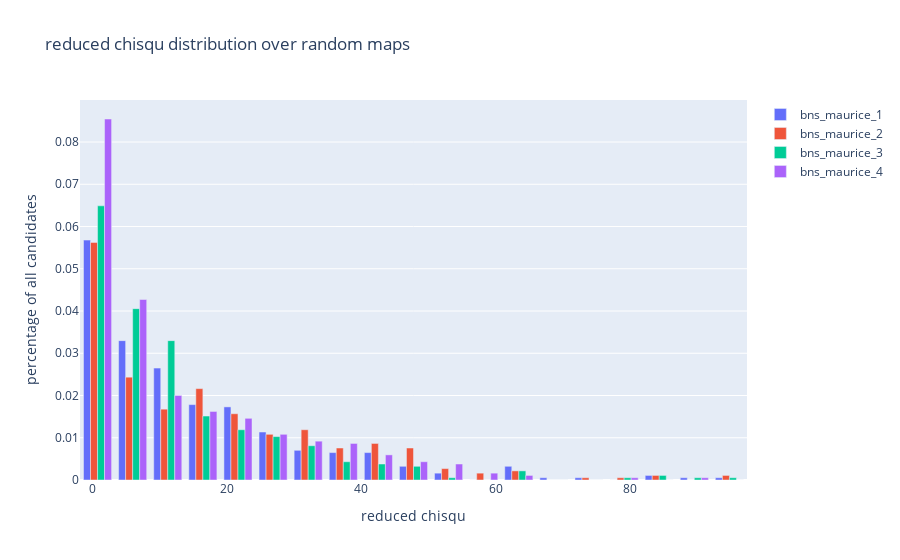

The cell this chart's notebook holds for it:
### Code cell
keys = list(pos_df_dict.keys())
key = keys[0]

fig = go.Figure()

max_red_chisq = 100
n_bins = 20
bins = np.linspace(0.8, max_red_chisq, n_bins)
print("bins:", bins)


for key in keys[:]:

    total_number = len(pos_df_dict[key])
    print(f"% entries with fit:", key, ": ", total_number / total_entries)
    above_0_ndof = len(pos_df_dict[key][pos_df_dict[key]["ndof"] > 0])
    percentage_above_0_ndof = above_0_ndof / total_entries * 100
    print("ndof > 0:", above_0_ndof,"is",  percentage_above_0_ndof, "%")

    tmp_data = pos_df_dict[key].copy()[np.logical_and(pos_df_dict[key]["chisq"] <= max_red_chisq, pos_df_dict[key]["chisq"] >= 0.8) ]

    tmp_hist = np.histogram(tmp_data["red_chisqu"], bins=bins)
    #print(tmp_hist)

    fig.add_trace(go.Bar(x=bins, y = tmp_hist[0]/len(pos_df_dict[key]), name=key))
    #fig.add_trace(go.Histogram(x=tmp_data["chisq"], name=key))
fig.update_layout({"xaxis_title": "reduced chisqu",
                   "yaxis_title": "percentage of all candidates",
                   "title": "reduced chisqu distribution over random maps"})
fig.show()

### Figure 1 — Plotly figure (JSON) as saved in the notebook; plotly's stock layout.template omitted (floating-point values rounded to 4 significant figures)
{"data": [{"name": "bns_maurice_1", "type": "bar", "x": [0.8, 6.021, 11.24, 16.46, 21.68, 26.91, 32.13, 37.35, 42.57, 47.79, 53.01, 58.23, 63.45, 68.67, 73.89, 79.12, 84.34, 89.56, 94.78, 100], "y": [0.05679, 0.03299, 0.0265, 0.01785, 0.01731, 0.01136, 0.007031, 0.00649, 0.00649, 0.003245, 0.001622, 0, 0.003245, 0.0005408, 0.0005408, 0, 0.001082, 0.0005408, 0.0005408]}, {"name": "bns_maurice_2", "type": "bar", "x": [0.8, 6.021, 11.24, 16.46, 21.68, 26.91, 32.13, 37.35, 42.57, 47.79, 53.01, 58.23, 63.45, 68.67, 73.89, 79.12, 84.34, 89.56, 94.78, 100], "y": [0.05625, 0.02434, 0.01677, 0.02163, 0.01568, 0.01082, 0.0119, 0.007572, 0.008653, 0.007572, 0.002704, 0.001622, 0.002163, 0, 0.0005408, 0.0005408, 0.001082, 0, 0.001082]}, {"name": "bns_maurice_3", "type": "bar", "x": [0.8, 6.021, 11.24, 16.46, 21.68, 26.91, 32.13, 37.35, 42.57, 47.79, 53.01, 58.23, 63.45, 68.67, 73.89, 79.12, 84.34, 89.56, 94.78, 100], "y": [0.0649, 0.04056, 0.03299, 0.01514, 0.0119, 0.01028, 0.008112, 0.004327, 0.003786, 0.003245, 0.0005408, 0, 0.002163, 0, 0, 0.0005408, 0.001082, 0.0005408, 0.0005408]}, {"name": "bns_maurice_4", "type": "bar", "x": [0.8, 6.021, 11.24, 16.46, 21.68, 26.91, 32.13, 37.35, 42.57, 47.79, 53.01, 58.23, 63.45, 68.67, 73.89, 79.12, 84.34, 89.56, 94.78, 100], "y": [0.08545, 0.04273, 0.02001, 0.01622, 0.0146, 0.01082, 0.009194, 0.008653, 0.005949, 0.004327, 0.003786, 0.001622, 0.001082, 0, 0, 0.0005408, 0, 0.0005408, 0]}], "layout": {"title": {"text": "reduced chisqu distribution over random maps"}, "xaxis": {"title": {"text": "reduced chisqu"}}, "yaxis": {"title": {"text": "percentage of all candidates"}}}}
